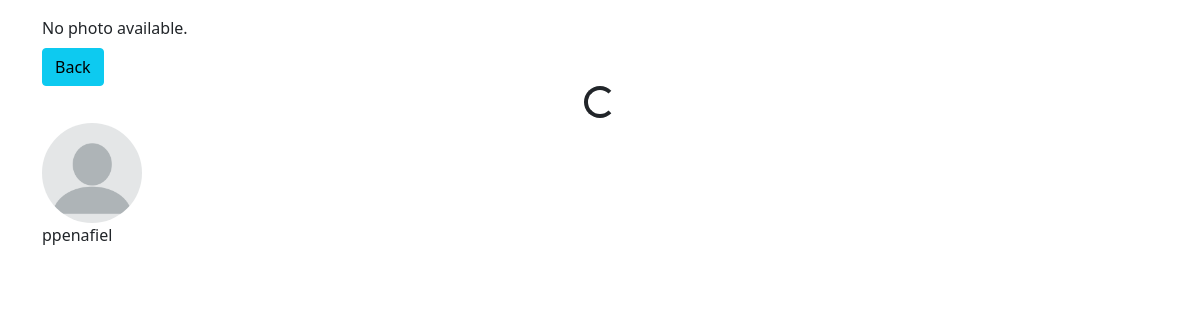
Page /3/ (signed in) on the earlier database version.
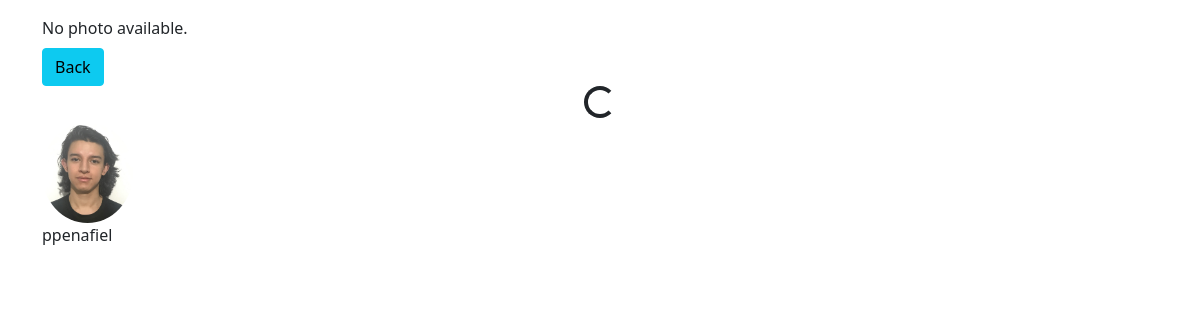
Same page on the later database version.
### posts/models.py (models this page shows, shortened)
class Post(models.Model):
    title = models.CharField(max_length=200)
    body = models.TextField()
    liked = models.ManyToManyField(User, blank=True)
    author = models.ForeignKey(Profile, on_delete=models.CASCADE)
    updated = models.DateTimeField(auto_now=True)
    created = models.DateTimeField(auto_now_add=True)
    def get_photos(self):
        return self.photo_set.all()
    class Meta:
        ordering = ('-created',)

### profiles/models.py (models this page shows, shortened)
class Profile(models.Model):
    user = models.OneToOneField(User, on_delete=models.CASCADE)
    bio = models.TextField(blank=True)
    avatar = models.ImageField(default="avatar.png", upload_to="avatars")
    updated = models.DateTimeField(auto_now=True)
    created = models.DateTimeField(auto_now_add=True)

### posts/views.py (the view)
# urls.py: path('<pk>/', post_detail, name='post_detail'),
@login_required
def post_detail(request, pk):
    obj = Post.objects.get(pk=pk)
    form = PostForm()
    context = {
        'obj': obj,
        'form': form,
    }
    return render(request, 'posts/detail.html', context)

### posts/templates/posts/detail.html (shortened to what this page needs)
{% extends "base.html" %}
{% load static %}
{% load crispy_forms_tags %}
{% block content %}
    {% if obj.get_photos %}
        <div id="carouselExample" class="carousel slide mb-2">
            <div class="carousel-inner">
                {%  for p in obj.get_photos %}
                    <div class="carousel-item {% if forloop.counter == 1 %}active{% endif %}">
                        <img src="{{p.image.url}}" class="d-block w-100" alt="Photo {{obj.pk}}">
                    </div>
                {% endfor %}
            </div>
            <button class="carousel-control-prev" type="button" data-bs-target="#carouselExample" data-bs-slide="prev">
                <span class="carousel-control-prev-icon" aria-hidden="true"></span>
                <span class="visually-hidden">Previous</span>
            </button>
            <button class="carousel-control-next" type="button" data-bs-target="#carouselExample" data-bs-slide="next">
                <span class="carousel-control-next-icon" aria-hidden="true"></span>
                <span class="visually-hidden">Next</span>
            </button>
        </div>
    {% else %}
       <div class="mt-2 mb-2">No photo available.</div>
    {% endif %}
    <a href="{% url 'posts:main-board' %}" id="backBTN" class="btn btn-info">Back</a>
    <div id="spinnerBox" class="text-center">
        <div class="spinner-border" role="status"></div>
    </div>
    <div>
        <img src="{{ obj.author.avatar.url }}" class="rounded-circle" height="100px" width="auto" alt="{{ obj.author.user.username }}">
        <p>{{ obj.author.user.username }}</p>
    </div>
{% endblock content %}

Differences in the rows shown:
changed through a linked row, Post "ppenafiel": author.avatar: picture added in place of a placeholder
